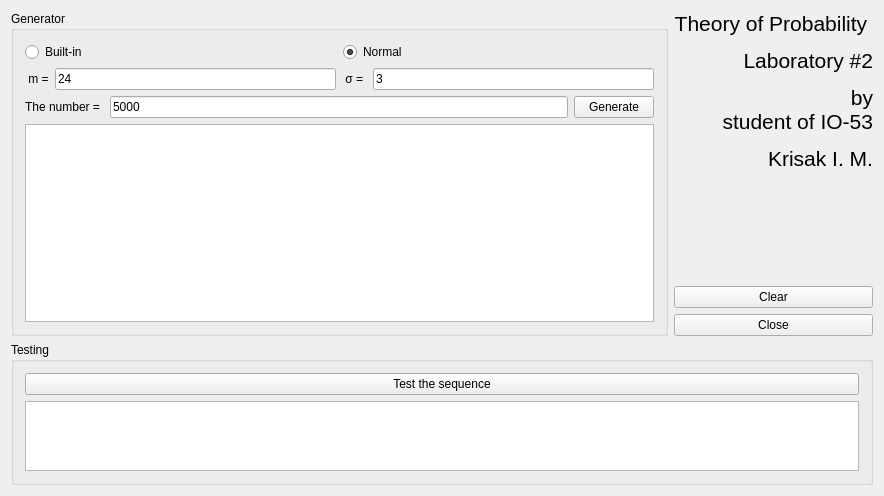
<?xml version="1.0" encoding="UTF-8"?>
<ui version="4.0">
 <class>GUIClass</class>
 <widget class="QWidget" name="GUIClass">
  <property name="geometry">
   <rect>
    <x>0</x>
    <y>0</y>
    <width>884</width>
    <height>496</height>
   </rect>
  </property>
  <property name="windowTitle">
   <string>GUI</string>
  </property>
  <layout class="QVBoxLayout" name="verticalLayout_4" stretch="4,1">
   <item>
    <layout class="QHBoxLayout" name="horizontalLayout_5" stretch="4,1">
     <item>
      <widget class="QGroupBox" name="groupBox">
       <property name="title">
        <string>Generator</string>
       </property>
       <layout class="QVBoxLayout" name="verticalLayout">
        <item>
         <layout class="QHBoxLayout" name="horizontalLayout">
          <item>
           <widget class="QRadioButton" name="radioButton">
            <property name="text">
             <string>Built-in</string>
            </property>
           </widget>
          </item>
          <item>
           <widget class="QRadioButton" name="radioButton_3">
            <property name="text">
             <string>Normal</string>
            </property>
            <property name="checked">
             <bool>true</bool>
            </property>
           </widget>
          </item>
         </layout>
        </item>
        <item>
         <layout class="QHBoxLayout" name="horizontalLayout_6">
          <item>
           <widget class="QLabel" name="label_2">
            <property name="text">
             <string> m =</string>
            </property>
           </widget>
          </item>
          <item>
           <widget class="QLineEdit" name="lineEdit_2">
            <property name="text">
             <string>24</string>
            </property>
            <property name="placeholderText">
             <string>Register(s) size</string>
            </property>
           </widget>
          </item>
          <item>
           <widget class="QLabel" name="label_3">
            <property name="text">
             <string> σ = </string>
            </property>
           </widget>
          </item>
          <item>
           <widget class="QLineEdit" name="lineEdit_3">
            <property name="text">
             <string>3</string>
            </property>
            <property name="placeholderText">
             <string>The number of Registers</string>
            </property>
           </widget>
          </item>
         </layout>
        </item>
        <item>
         <layout class="QHBoxLayout" name="horizontalLayout_2">
          <item>
           <widget class="QLabel" name="label_4">
            <property name="text">
             <string>The number = </string>
            </property>
           </widget>
          </item>
          <item>
           <widget class="QLineEdit" name="lineEdit">
            <property name="text">
             <string>5000</string>
            </property>
            <property name="placeholderText">
             <string>Size of output</string>
            </property>
           </widget>
          </item>
          <item>
           <widget class="QPushButton" name="pushButton">
            <property name="text">
             <string>Generate</string>
            </property>
           </widget>
          </item>
         </layout>
        </item>
        <item>
         <widget class="QTextBrowser" name="textBrowser"/>
        </item>
       </layout>
      </widget>
     </item>
     <item>
      <layout class="QVBoxLayout" name="verticalLayout_3">
       <item>
        <widget class="QLabel" name="label">
         <property name="font">
          <font>
           <pointsize>16</pointsize>
          </font>
         </property>
         <property name="text">
          <string>&lt;html&gt;&lt;head/&gt;&lt;body&gt;&lt;p&gt;Theory of Probability &lt;/p&gt;&lt;p&gt;Laboratory #2&lt;/p&gt;&lt;p&gt;by &lt;br/&gt;student of IO-53&lt;/p&gt;&lt;p&gt;Krisak I. M.&lt;/p&gt;&lt;/body&gt;&lt;/html&gt;</string>
         </property>
         <property name="alignment">
          <set>Qt::AlignRight|Qt::AlignTop|Qt::AlignTrailing</set>
         </property>
        </widget>
       </item>
       <item>
        <widget class="QPushButton" name="pushButton_4">
         <property name="text">
          <string>Clear</string>
         </property>
        </widget>
       </item>
       <item>
        <widget class="QPushButton" name="pushButton_3">
         <property name="text">
          <string>Close</string>
         </property>
        </widget>
       </item>
      </layout>
     </item>
    </layout>
   </item>
   <item>
    <widget class="QGroupBox" name="groupBox_2">
     <property name="title">
      <string>Testing</string>
     </property>
     <layout class="QVBoxLayout" name="verticalLayout_2">
      <item>
       <widget class="QPushButton" name="pushButton_2">
        <property name="text">
         <string>Test the sequence</string>
        </property>
       </widget>
      </item>
      <item>
       <widget class="QTextBrowser" name="textBrowser_2"/>
      </item>
      <item>
       <layout class="QHBoxLayout" name="horizontalLayout_4"/>
      </item>
     </layout>
    </widget>
   </item>
  </layout>
 </widget>
 <layoutdefault spacing="6" margin="11"/>
 <resources>
  <include location="gui.qrc"/>
 </resources>
 <connections>
  <connection>
   <sender>pushButton_3</sender>
   <signal>clicked()</signal>
   <receiver>GUIClass</receiver>
   <slot>close()</slot>
   <hints>
    <hint type="sourcelabel">
     <x>830</x>
     <y>349</y>
    </hint>
    <hint type="destinationlabel">
     <x>470</x>
     <y>365</y>
    </hint>
   </hints>
  </connection>
 </connections>
</ui>
